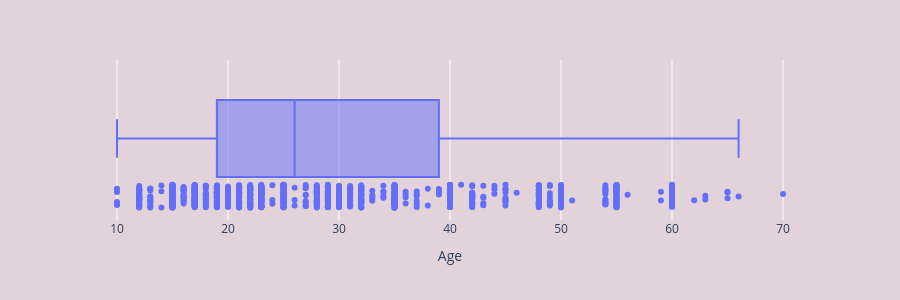
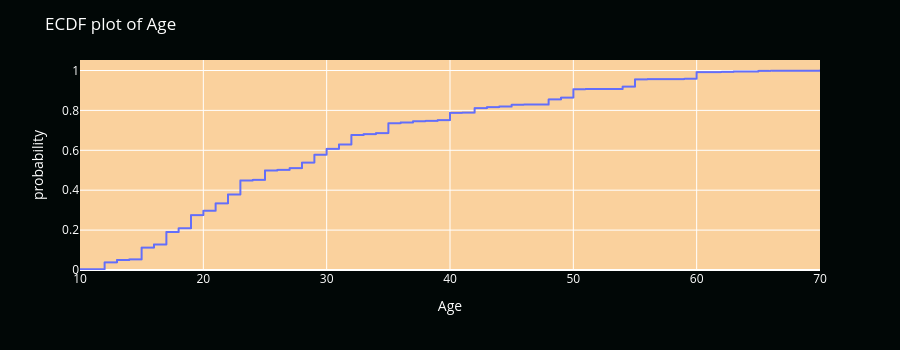

Notebook code for these charts, in order:
### Code cell
#Age
uni_num('Age')

### Figure 1 — Plotly figure (JSON) as saved in the notebook; plotly's stock layout.template omitted (floating-point values rounded to 4 significant figures; data arrays with more than 128 entries replaced by an {"elided": "..."} marker saying what was removed)
{"data": [{"alignmentgroup": "True", "boxpoints": "all", "hovertemplate": "Age=%{x}<extra></extra>", "legendgroup": "", "marker": {"color": "#636efa"}, "name": "", "notched": false, "offsetgroup": "", "orientation": "h", "showlegend": false, "type": "box", "x": {"elided": "1014 int values"}, "x0": " ", "xaxis": "x", "y0": " ", "yaxis": "y"}], "layout": {"boxmode": "group", "height": 300, "legend": {"tracegroupgap": 0}, "margin": {"t": 60}, "paper_bgcolor": "#E1D3D9", "plot_bgcolor": "#E1D3D9", "xaxis": {"anchor": "y", "domain": [0, 1], "title": {"text": "Age"}}, "yaxis": {"anchor": "x", "domain": [0, 1]}}}

### Figure 2 — Plotly figure (JSON) as saved in the notebook; plotly's stock layout.template omitted (floating-point values rounded to 4 significant figures; data arrays with more than 128 entries replaced by an {"elided": "..."} marker saying what was removed)
{"data": [{"hovertemplate": "Age=%{x}<br>probability=%{y}<extra></extra>", "legendgroup": "", "line": {"dash": "solid", "shape": "hv"}, "marker": {"color": "#636efa", "symbol": "circle"}, "mode": "lines", "name": "", "showlegend": false, "type": "scattergl", "x": {"elided": "1014 int values"}, "xaxis": "x", "y": {"elided": "1014 float values"}, "yaxis": "y"}], "layout": {"font": {"color": "white"}, "height": 350, "legend": {"tracegroupgap": 0}, "margin": {"t": 60}, "paper_bgcolor": "#010706", "plot_bgcolor": "#FAD19D", "title": {"text": "ECDF plot of Age"}, "xaxis": {"anchor": "y", "color": "white", "domain": [0, 1], "title": {"text": "Age"}}, "yaxis": {"anchor": "x", "color": "white", "domain": [0, 1], "rangemode": "tozero", "title": {"text": "probability"}}}}
